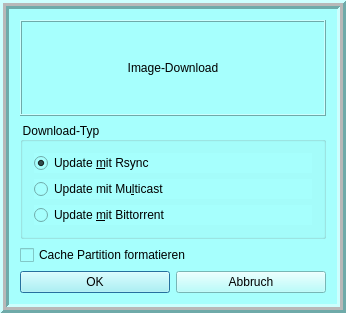
<?xml version="1.0" encoding="UTF-8"?>
<ui version="4.0">
 <class>linboMulticastBox</class>
 <widget class="QDialog" name="linboMulticastBox">
  <property name="geometry">
   <rect>
    <x>0</x>
    <y>0</y>
    <width>346</width>
    <height>313</height>
   </rect>
  </property>
  <property name="windowTitle">
   <string>Update Cache</string>
  </property>
  <property name="styleSheet">
   <string notr="true">background-color: rgb(166, 255, 253);</string>
  </property>
  <property name="modal">
   <bool>true</bool>
  </property>
  <layout class="QHBoxLayout" name="horizontalLayout_2">
   <property name="leftMargin">
    <number>0</number>
   </property>
   <property name="topMargin">
    <number>0</number>
   </property>
   <property name="rightMargin">
    <number>0</number>
   </property>
   <property name="bottomMargin">
    <number>0</number>
   </property>
   <item>
    <widget class="QFrame" name="frame">
     <property name="frameShape">
      <enum>QFrame::Box</enum>
     </property>
     <property name="frameShadow">
      <enum>QFrame::Raised</enum>
     </property>
     <property name="lineWidth">
      <number>3</number>
     </property>
     <property name="midLineWidth">
      <number>3</number>
     </property>
     <layout class="QVBoxLayout" name="verticalLayout_2">
      <item>
       <widget class="QLabel" name="label">
        <property name="frameShape">
         <enum>QFrame::Box</enum>
        </property>
        <property name="frameShadow">
         <enum>QFrame::Raised</enum>
        </property>
        <property name="text">
         <string>Image-Download</string>
        </property>
        <property name="alignment">
         <set>Qt::AlignCenter</set>
        </property>
       </widget>
      </item>
      <item>
       <widget class="QGroupBox" name="groupBox">
        <property name="title">
         <string>Download-Typ</string>
        </property>
        <layout class="QVBoxLayout" name="verticalLayout">
         <item>
          <widget class="QRadioButton" name="rsyncButton">
           <property name="text">
            <string>Update &amp;mit Rsync</string>
           </property>
           <property name="checked">
            <bool>true</bool>
           </property>
           <attribute name="buttonGroup">
            <string notr="true">updateButtonGroup</string>
           </attribute>
          </widget>
         </item>
         <item>
          <widget class="QRadioButton" name="multicastButton">
           <property name="text">
            <string>Update mit Mu&amp;lticast</string>
           </property>
           <attribute name="buttonGroup">
            <string notr="true">updateButtonGroup</string>
           </attribute>
          </widget>
         </item>
         <item>
          <widget class="QRadioButton" name="torrentButton">
           <property name="text">
            <string>Update &amp;mit Bittorrent</string>
           </property>
           <attribute name="buttonGroup">
            <string notr="true">updateButtonGroup</string>
           </attribute>
          </widget>
         </item>
        </layout>
       </widget>
      </item>
      <item>
       <widget class="QCheckBox" name="checkFormat">
        <property name="text">
         <string>Cache Partition formatieren</string>
        </property>
       </widget>
      </item>
      <item>
       <layout class="QHBoxLayout" name="horizontalLayout">
        <item>
         <widget class="QPushButton" name="okButton">
          <property name="toolTip">
           <string>Aktualisiert den lokalen&lt;br&gt;Cache mit der gewählten Methode</string>
          </property>
          <property name="text">
           <string>OK</string>
          </property>
         </widget>
        </item>
        <item>
         <widget class="QPushButton" name="cancelButton">
          <property name="toolTip">
           <string>Abbrechen ohne Cache-Aktualisierung</string>
          </property>
          <property name="text">
           <string>Abbruch</string>
          </property>
         </widget>
        </item>
       </layout>
      </item>
     </layout>
    </widget>
   </item>
  </layout>
 </widget>
 <layoutdefault spacing="6" margin="11"/>
 <pixmapfunction>qPixmapFromMimeSource</pixmapfunction>
 <resources/>
 <connections>
  <connection>
   <sender>cancelButton</sender>
   <signal>clicked()</signal>
   <receiver>linboMulticastBox</receiver>
   <slot>reject()</slot>
   <hints>
    <hint type="sourcelabel">
     <x>240</x>
     <y>275</y>
    </hint>
    <hint type="destinationlabel">
     <x>257</x>
     <y>319</y>
    </hint>
   </hints>
  </connection>
 </connections>
 <buttongroups>
  <buttongroup name="updateButtonGroup"/>
 </buttongroups>
</ui>
